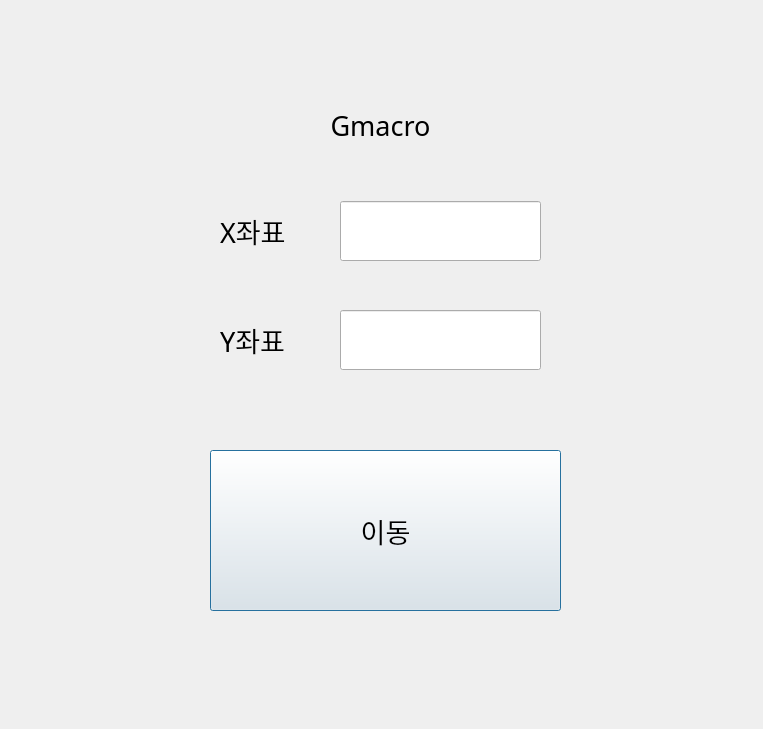
<?xml version="1.0" encoding="UTF-8"?>
<ui version="4.0">
 <class>Dialog</class>
 <widget class="QDialog" name="Dialog">
  <property name="geometry">
   <rect>
    <x>0</x>
    <y>0</y>
    <width>763</width>
    <height>729</height>
   </rect>
  </property>
  <property name="windowTitle">
   <string>Dialog</string>
  </property>
  <widget class="QPushButton" name="move_btn">
   <property name="geometry">
    <rect>
     <x>210</x>
     <y>450</y>
     <width>351</width>
     <height>161</height>
    </rect>
   </property>
   <property name="font">
    <font>
     <family>휴먼둥근헤드라인</family>
     <pointsize>20</pointsize>
    </font>
   </property>
   <property name="text">
    <string>이동</string>
   </property>
  </widget>
  <widget class="QLabel" name="x_point">
   <property name="geometry">
    <rect>
     <x>220</x>
     <y>201</y>
     <width>141</width>
     <height>60</height>
    </rect>
   </property>
   <property name="font">
    <font>
     <family>휴먼둥근헤드라인</family>
     <pointsize>20</pointsize>
    </font>
   </property>
   <property name="text">
    <string>X좌표</string>
   </property>
  </widget>
  <widget class="QLineEdit" name="xcor">
   <property name="geometry">
    <rect>
     <x>340</x>
     <y>201</y>
     <width>201</width>
     <height>60</height>
    </rect>
   </property>
  </widget>
  <widget class="QLineEdit" name="ycor">
   <property name="geometry">
    <rect>
     <x>340</x>
     <y>310</y>
     <width>201</width>
     <height>60</height>
    </rect>
   </property>
  </widget>
  <widget class="QLabel" name="y_point">
   <property name="geometry">
    <rect>
     <x>220</x>
     <y>310</y>
     <width>141</width>
     <height>60</height>
    </rect>
   </property>
   <property name="font">
    <font>
     <family>휴먼둥근헤드라인</family>
     <pointsize>20</pointsize>
    </font>
   </property>
   <property name="text">
    <string>Y좌표</string>
   </property>
  </widget>
  <widget class="QLabel" name="title">
   <property name="geometry">
    <rect>
     <x>300</x>
     <y>100</y>
     <width>161</width>
     <height>51</height>
    </rect>
   </property>
   <property name="font">
    <font>
     <family>휴먼둥근헤드라인</family>
     <pointsize>20</pointsize>
    </font>
   </property>
   <property name="text">
    <string>Gmacro</string>
   </property>
   <property name="alignment">
    <set>Qt::AlignCenter</set>
   </property>
  </widget>
 </widget>
 <resources/>
 <connections/>
</ui>
